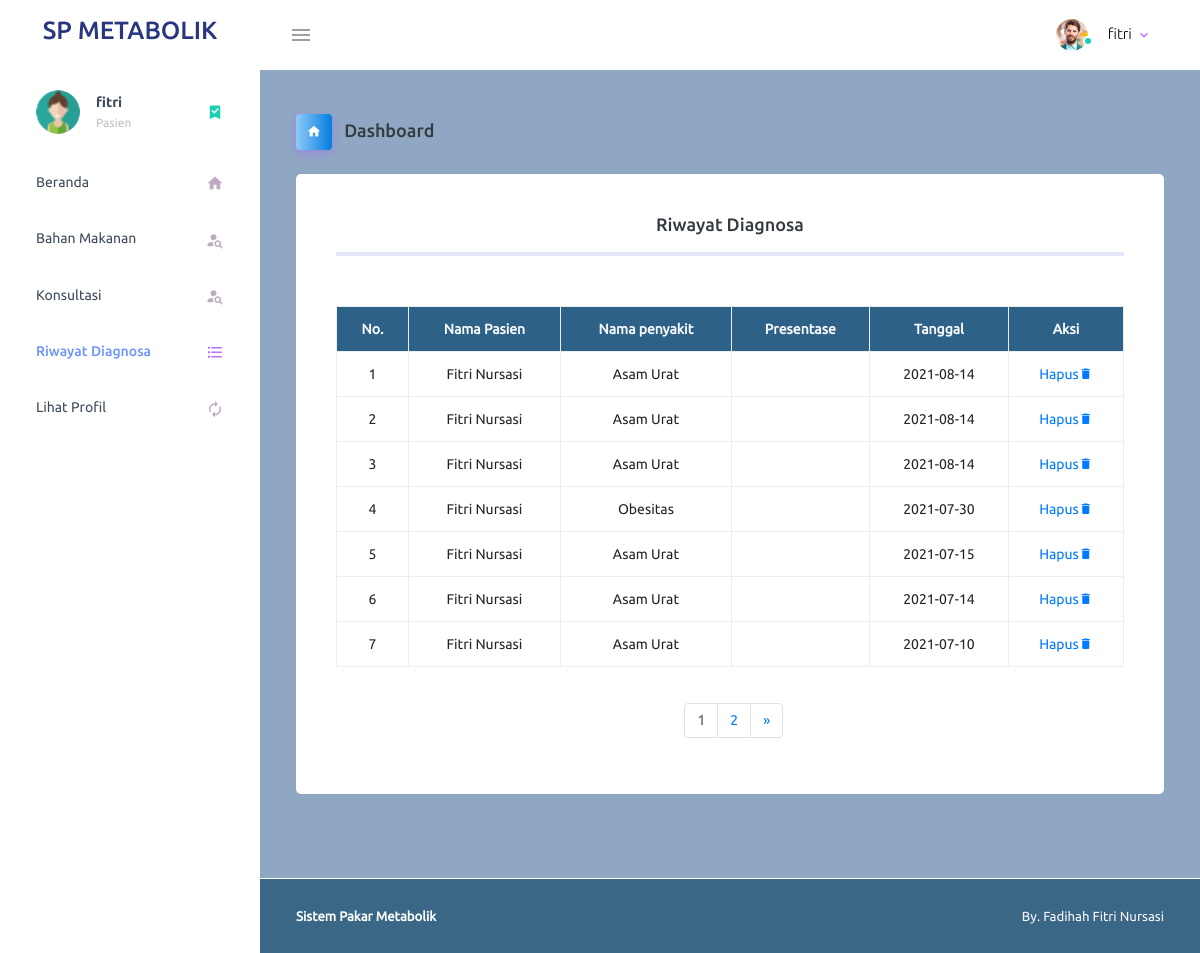
Page /page/pasien/riwayat_diagnosa.php (signed in) on the earlier database version.
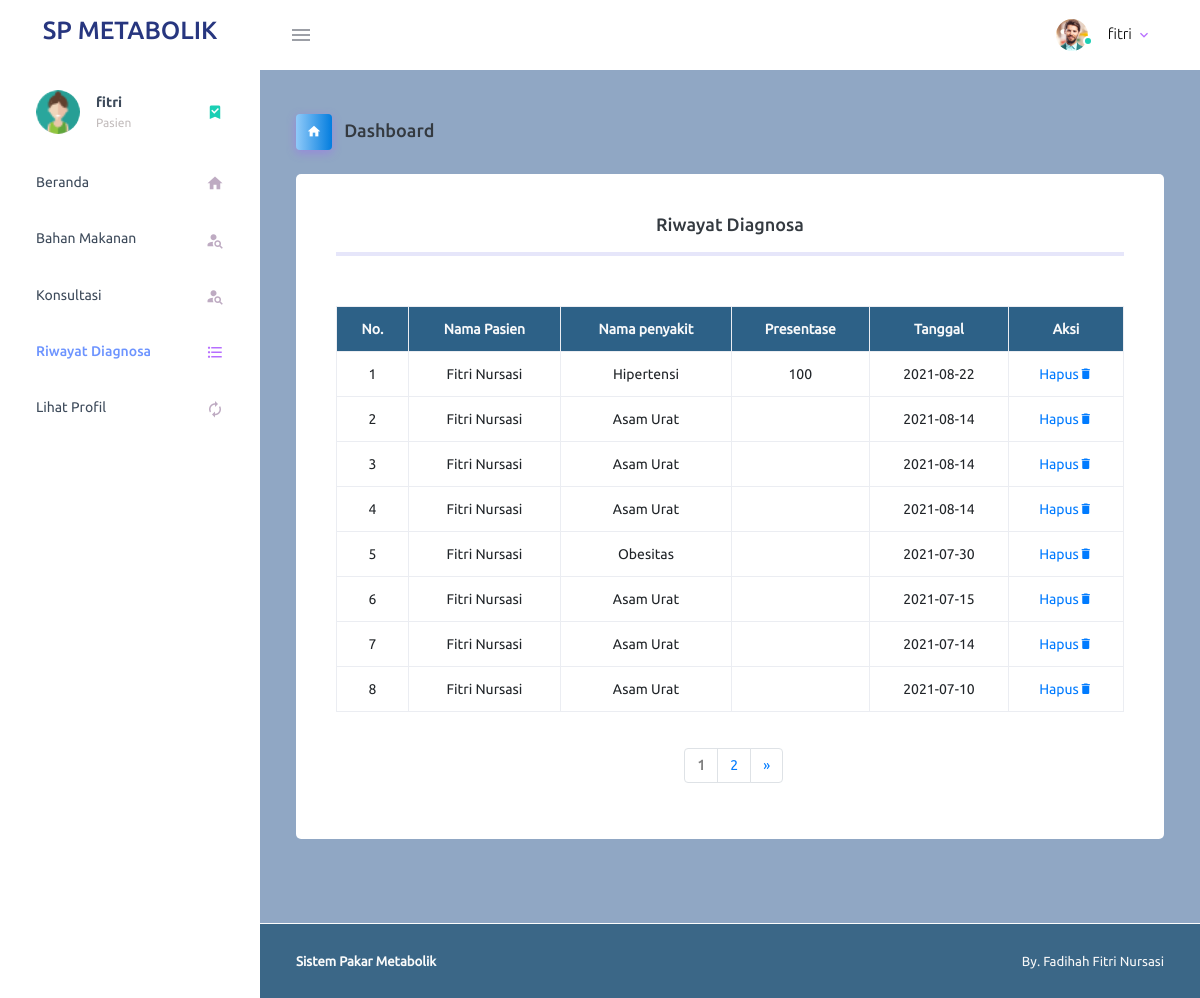
Same page on the later database version.
### tables this page shows
CREATE TABLE `hasilkonsultasi` (
  `id_konsultasi` int(11) NOT NULL,
  `id_user` int(11) NOT NULL,
  `id_penyakit` int(11) NOT NULL,
  `tanggal` date NOT NULL,
  `presentation` varchar(10) DEFAULT NULL
);

CREATE TABLE `user` (
  `id_user` int(5) NOT NULL,
  `nama` varchar(30) NOT NULL,
  `username` varchar(15) NOT NULL,
  `email` varchar(30) NOT NULL,
  `jk` varchar(10) NOT NULL,
  `password` varchar(255) NOT NULL,
  `role` varchar(10) DEFAULT NULL,
  `tgl_lahir` date DEFAULT NULL
);

CREATE TABLE `penyakit` (
  `id_penyakit` int(5) NOT NULL,
  `kode_penyakit` varchar(5) NOT NULL,
  `nama_penyakit` varchar(40) NOT NULL,
  `gambar` varchar(100) NOT NULL,
  `keterangan` text NOT NULL,
  `solusi` text NOT NULL,
  `penyebab` text NOT NULL
);

### page/koneksi.php (called while the page is built, shortened)
<?php
$conn = mysqli_connect("localhost", "root", "", "metabolik");
function query($query) {
    global $conn;
    $result = mysqli_query($conn, $query);
    $rows = [];
    while( $row = mysqli_fetch_assoc($result) ) {
        $rows[] = $row;
    }
    return $rows;
}
?>

### page/pasien/riwayat_diagnosa.php (the view, shortened to what the changed rows need)
<?php
require '../koneksi.php';
$jumlahdataperhalaman = 5;
$jumlahdata = count(query("SELECT*FROM hasilkonsultasi"));
$jumlahhalaman = ceil($jumlahdata/$jumlahdataperhalaman);
$halamanaktif = (isset($_GET["halaman"])) ? $_GET["halaman"]:1;
$dhk = query("SELECT user.nama, penyakit.nama_penyakit, hasilkonsultasi.tanggal,hasilkonsultasi.presentation, hasilkonsultasi.id_konsultasi
              FROM user, penyakit, hasilkonsultasi
                WHERE user.id_user=hasilkonsultasi.id_user
                  AND penyakit.id_penyakit=hasilkonsultasi.id_penyakit
                  AND user.id_user = '".$_SESSION["id_user"]."' ORDER BY DATE(tanggal) DESC") ;
?>
<!DOCTYPE html>
<html lang="en">
  <head>
    <link rel="stylesheet" href="../vendor/assets/vendors/mdi/css/materialdesignicons.min.css">
    <link rel="stylesheet" href="../vendor/assets/vendors/css/vendor.bundle.base.css">
    <link rel="stylesheet" href="../vendor/assets/css/style.css">
  </head>
  <body>
    <div class="container-scroller">
      <div class="container-fluid page-body-wrapper">
        <div class="main-panel">
          <div class="content-wrapper">
            <div class="row">
              <div class="col-12 grid-margin stretch-card">
                <div class="card">
                  <div class="card-body text-center">
                    <br>
                        <table class="table table-bordered">
                            <tr class="text-center text-light" style="background-color:#2D6187;">
                            <th>No.</th>
                            <th>Nama Pasien</th>
                            <th>Nama penyakit</th>
                            <th>Presentase</th>
                            <th>Tanggal</th>
                            <th>Aksi</th>
                            </tr>
                            <?php $i = 1; ?>
                            <?php foreach($dhk as $row) : ?>
                            <tr class="text-center">
                            <td><?= $i; ?></td>
                            <td><?= $row["nama"]; ?> </td>
                            <td><?= $row["nama_penyakit"];?> </td>
                            <td><?= $row["presentation"]; ?> </td>
                            <td><?= $row["tanggal"]; ?> </td>
                            <td>
                              <a href="hapus_riwayat.php?id=<?= $row["id_konsultasi"];?>" onclick=" return confirm('Yakin ingin menghapus data ?');">Hapus<a class="mdi mdi-delete"></a></a>
                            </td>
                            </tr>
                            <?php $i++; ?>
                            <?php endforeach; ?>
                        </table><br><br>
                        <div class="container">
                          <div class="row">
                            <div class="col-md-6 offset-md-5">
                              <nav aria-label="Page navigation example">
                                <ul class="pagination">
                                  <li class="page-item">
                                    <?php for($i=1; $i<=$jumlahhalaman; $i++) :?>
                                    <?php if($i==$halamanaktif) : ?>
                                      <a class="page-link" href="?halaman=<?= $i;?>" style="font-weight: bold; color: grey;"> <?= $i; ?> </a>
                                    <?php else :?>
                                      <li class="page-item"><a class="page-link" href="?halaman=<?= $i;?>"> <?= $i; ?> </a></li>
                                        <?php endif; ?>
                                        <?php endfor; ?>
                                      </li>
                                  </ul>
                              </nav>
                            </div>
                          </div>
                        </div>
                  </div>
                </div>
              </div>
            </div>
          </div>
        </div>
      </div>
    </div>
  </body>
</html>

Differences in the rows shown:
added hasilkonsultasi: id_user.nama "Fitri Nursasi", id_penyakit.nama_penyakit "Hipertensi", presentation "100", tanggal "2021-08-22"
